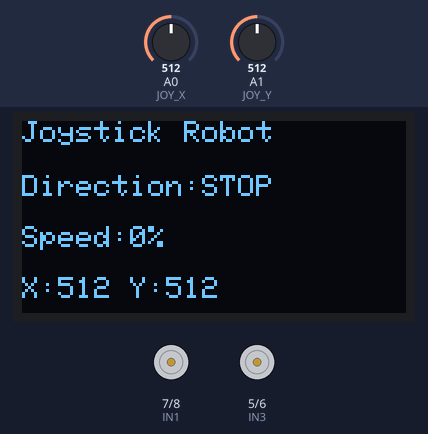
A sketch run on a simulated Arduino Uno, built with avr-gcc and run on an emulated ATmega328P. Shown: 128×64 one-colour display, motor-driver pin pairs drawn as motors (green arrow = first pin HIGH = forward, orange = second pin HIGH = backward, longer = more drive, scaled by the enable pin). The test bench sets the inputs (shaded band); at power-on: A0 (JOY_X) = 512, A1 (JOY_Y) = 512.

Above: at 1.2 s.
1.3 s: A0 (JOY_X) set to 418
At 2.4 s:
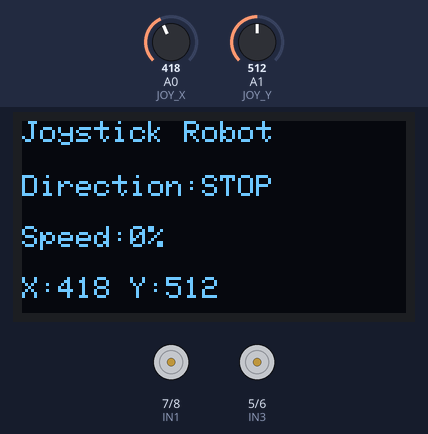
2.8 s: A0 (JOY_X) set to 387
At 4.0 s:
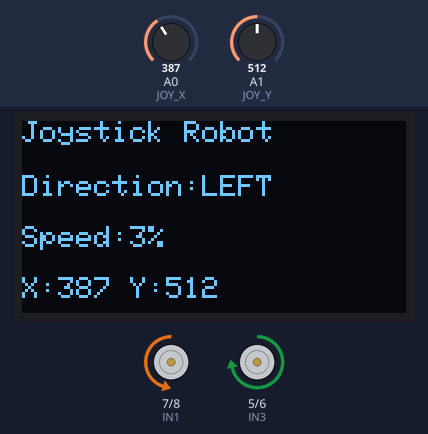
4.3 s: A1 (JOY_Y) set to 592
At 5.5 s:
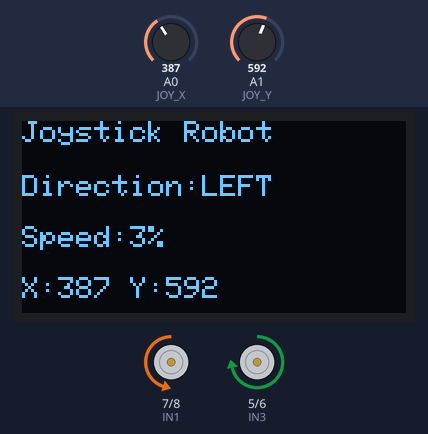
5.8 s: A1 (JOY_Y) set to 618
At 6.7 s:
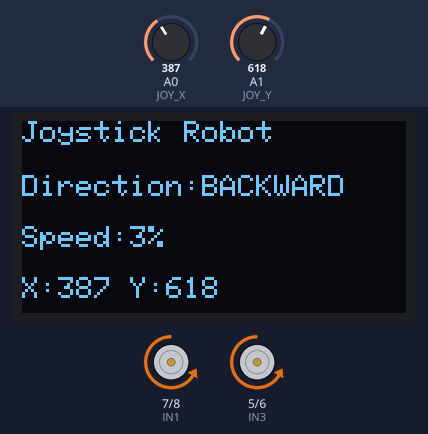
7.4 s: A1 (JOY_Y) set to 390
At 8.1 s:
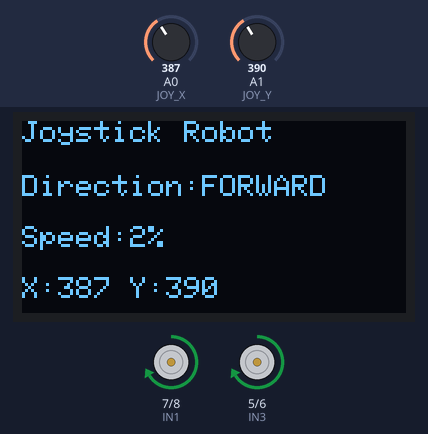
8.9 s: A0 (JOY_X) set to 410
At 10.0 s:
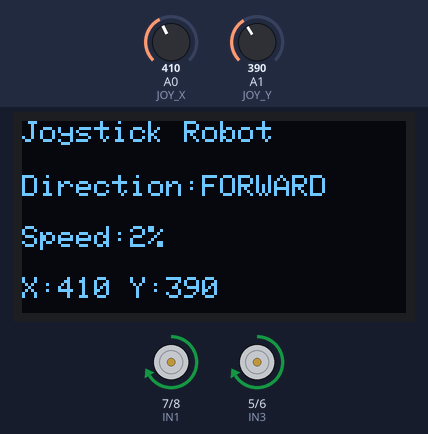
Timing chart, 0 to 11.4 s (numbered marks = the images above; inputs shaded):
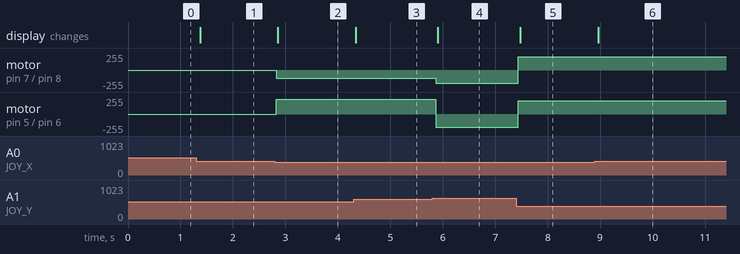

Measured:
- the behaviour switches between 400 and 399 on A0 (JOY_X) (found by bisection; images 1 and 2)
- the behaviour switches between 600 and 601 on A1 (JOY_Y) (found by bisection; images 3 and 4)
- after the input at 1.3 s, the display: changes after 0.08 s (image 1)
- after the input at 2.8 s, motor on pin 7 (IN1) / pin 8 (IN2): stopped → backward 120/255 at once; motor on pin 5 (IN3) / pin 6 (IN4): stopped → forward 220/255 at once; the display: changes after 0.06 s (image 2)
- after the input at 4.3 s, the display: changes at once (image 3)
- after the input at 5.8 s, motor on pin 7 (IN1) / pin 8 (IN2): backward 120/255 → backward 200/255 after 0.07 s; motor on pin 5 (IN3) / pin 6 (IN4): forward 220/255 → backward 200/255 after 0.07 s; the display: changes after 0.10 s (image 4)
- after the input at 7.4 s, motor on pin 7 (IN1) / pin 8 (IN2), motor on pin 5 (IN3) / pin 6 (IN4): backward 200/255 → forward 200/255 at once; the display: changes after 0.07 s (image 5)
- after the input at 8.9 s, the display: changes after 0.06 s (image 6)

The sketch:

Arduino_Robot_Car_Using_Joystick.ino
```cpp
#include <Wire.h>
#include <Adafruit_GFX.h>
#include <Adafruit_SSD1306.h>


#define SCREEN_WIDTH 128
#define SCREEN_HEIGHT 64

Adafruit_SSD1306 display(SCREEN_WIDTH, SCREEN_HEIGHT, &Wire, -1);


// Joystick
#define JOY_X A0
#define JOY_Y A1


// Motor A (Left)
#define ENA 9
#define IN1 7
#define IN2 8


// Motor B (Right)
#define ENB 10
#define IN3 5
#define IN4 6


int xValue;
int yValue;

int motorSpeed;

String direction;


void setup() {

  pinMode(ENA, OUTPUT);
  pinMode(IN1, OUTPUT);
  pinMode(IN2, OUTPUT);

  pinMode(ENB, OUTPUT);
  pinMode(IN3, OUTPUT);
  pinMode(IN4, OUTPUT);


  Serial.begin(9600);


  if(!display.begin(SSD1306_SWITCHCAPVCC,0x3C))
  {
    while(true);
  }


  display.clearDisplay();
  display.setTextColor(SSD1306_WHITE);

}


void loop() {


  xValue = analogRead(JOY_X);
  yValue = analogRead(JOY_Y);


  int center = 512;
  int deadZone = 100;


  // STOP
  if(abs(xValue-center)<deadZone && abs(yValue-center)<deadZone)
  {

    stopMotor();

    direction="STOP";
    motorSpeed=0;

  }


  // FORWARD

  else if(yValue < 400)
  {

    forward();

    direction="FORWARD";

    motorSpeed=map(400-yValue,0,400,0,255);

  }


  // BACKWARD

  else if(yValue > 600)
  {

    backward();

    direction="BACKWARD";

    motorSpeed=map(yValue-600,0,423,0,255);

  }


  // LEFT

  else if(xValue < 400)
  {

    left();

    direction="LEFT";

    motorSpeed=map(400-xValue,0,400,0,255);

  }


  // RIGHT

  else if(xValue > 600)
  {

    right();

    direction="RIGHT";

    motorSpeed=map(xValue-600,0,423,0,255);

  }


  displayOLED();


  delay(50);

}


// ================= MOTOR FUNCTIONS =================


void forward()
{

digitalWrite(IN1,HIGH);
digitalWrite(IN2,LOW);

digitalWrite(IN3,HIGH);
digitalWrite(IN4,LOW);


analogWrite(ENA,200);
analogWrite(ENB,200);

}


void backward()
{

digitalWrite(IN1,LOW);
digitalWrite(IN2,HIGH);

digitalWrite(IN3,LOW);
digitalWrite(IN4,HIGH);


analogWrite(ENA,200);
analogWrite(ENB,200);

}


void left()
{

// Left motor slow
digitalWrite(IN1,LOW);
digitalWrite(IN2,HIGH);


// Right motor forward
digitalWrite(IN3,HIGH);
digitalWrite(IN4,LOW);


analogWrite(ENA,120);
analogWrite(ENB,220);

}


void right()
{

// Left motor forward
digitalWrite(IN1,HIGH);
digitalWrite(IN2,LOW);


// Right motor slow
digitalWrite(IN3,LOW);
digitalWrite(IN4,HIGH);


analogWrite(ENA,220);
analogWrite(ENB,120);

}


void stopMotor()
{

digitalWrite(IN1,LOW);
digitalWrite(IN2,LOW);

digitalWrite(IN3,LOW);
digitalWrite(IN4,LOW);


analogWrite(ENA,0);
analogWrite(ENB,0);

}


// ================= OLED =================


void displayOLED()
{

display.clearDisplay();

display.setTextSize(1);


display.setCursor(0,0);
display.println("Joystick Robot");


display.setCursor(0,18);
display.print("Direction:");
display.println(direction);


display.setCursor(0,35);
display.print("Speed:");
display.print(map(motorSpeed,0,255,0,100));
display.println("%");


display.setCursor(0,52);
display.print("X:");
display.print(xValue);

display.print(" Y:");
display.print(yValue);


display.display();

}
```
